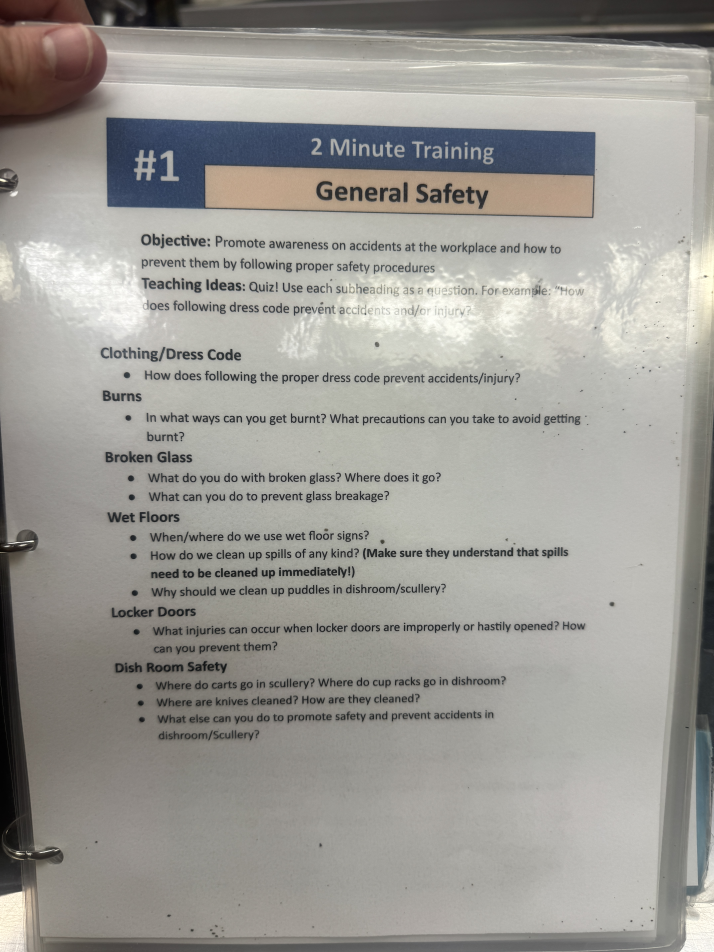
#> input picture Reference-Sheets/2-MinuteTrainings/IMG_8135.JPG, 4284 x 5712 px (shown at 1/6 size)
$ python -i qa_2min_trainings.py   (imports and definitions only)
#> lines starting #> are read from the running program, lines starting #| are printed output that depends on the picture; after the words box and inside, x2 and y2 are one past the last pixel; in counts of white or black regions, pixels touching at a corner belong together
#!/usr/bin/env python3
"""Run image-by-image QA against cleaned 2-minute training transcriptions."""

from __future__ import annotations

import json
import re
from dataclasses import dataclass
from datetime import datetime, timezone
from pathlib import Path

import cv2
import pytesseract

ROOT = Path("/Users/lajicpajam/Development/active/Apps/MTCafeteria")
TRAININGS_JSON = ROOT / "artifacts/2minute_trainings_clean.json"
IMAGES_ROOT = ROOT / "frontend_flutter/MTCDocuments/2MinuteTrainings"
OUT_JSON = ROOT / "artifacts/2minute_trainings_qa_report.json"
OUT_MD = ROOT / "artifacts/2minute_trainings_qa_report.md"


STOPWORDS = {
    "the",
    "and",
    "for",
    "with",
    "that",
    "this",
    "from",
    "your",
    "into",
    "they",
    "them",
    "when",
    "what",
    "where",
    "have",
    "will",
    "should",
    "then",
    "than",
    "only",
    "each",
    "also",
    "over",
    "must",
    "very",
}


@dataclass
class QaResult:
    track: str
    title: str
    source_image: str
    status: str
    coverage: float
    title_match: float
    lines_checked: int
    lines_matched: int
    weak_lines: list[str]


# [8 lines left out: function image_path, not called in this run]


def normalize_tokens(text: str, min_len: int = 4) -> list[str]:
    words = re.findall(r"[A-Za-z0-9']+", text.lower())
    return [w for w in words if len(w) >= min_len and w not in STOPWORDS]


def ocr_text(path: Path) -> str:
    img = cv2.imread(str(path))
#> img is the input picture: shape (5712, 4284, 3); mean B, G, R 149.6, 154.7, 156.4
    if img is None:
        return ""
    h, w = img.shape[:2]
    # Slight inner crop to remove binder/background noise.
    crop = img[int(h * 0.07) : int(h * 0.96), int(w * 0.08) : int(w * 0.96)]
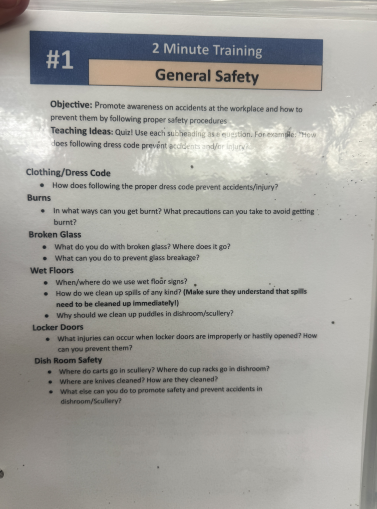
#> crop: shape (5084, 3770, 3) (shown at 1/10 size); mean B, G, R 157.8, 162.8, 163.8
    gray = cv2.cvtColor(crop, cv2.COLOR_BGR2GRAY)
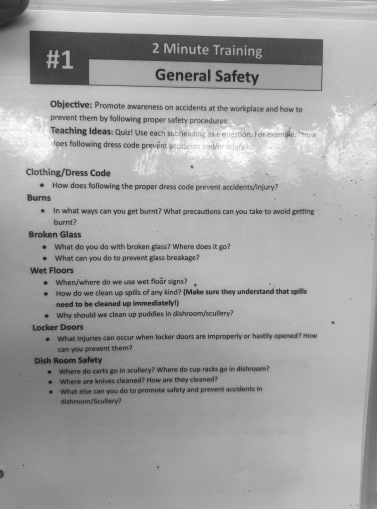
#> gray: shape (5084, 3770) (shown at 1/10 size); min 2, max 255, mean 162.6
    up = cv2.resize(gray, None, fx=2.0, fy=2.0, interpolation=cv2.INTER_CUBIC)

    blur = cv2.GaussianBlur(up, (3, 3), 0)
    th = cv2.adaptiveThreshold(
        blur,
        255,
        cv2.ADAPTIVE_THRESH_GAUSSIAN_C,
        cv2.THRESH_BINARY,
        41,
        11,
    )
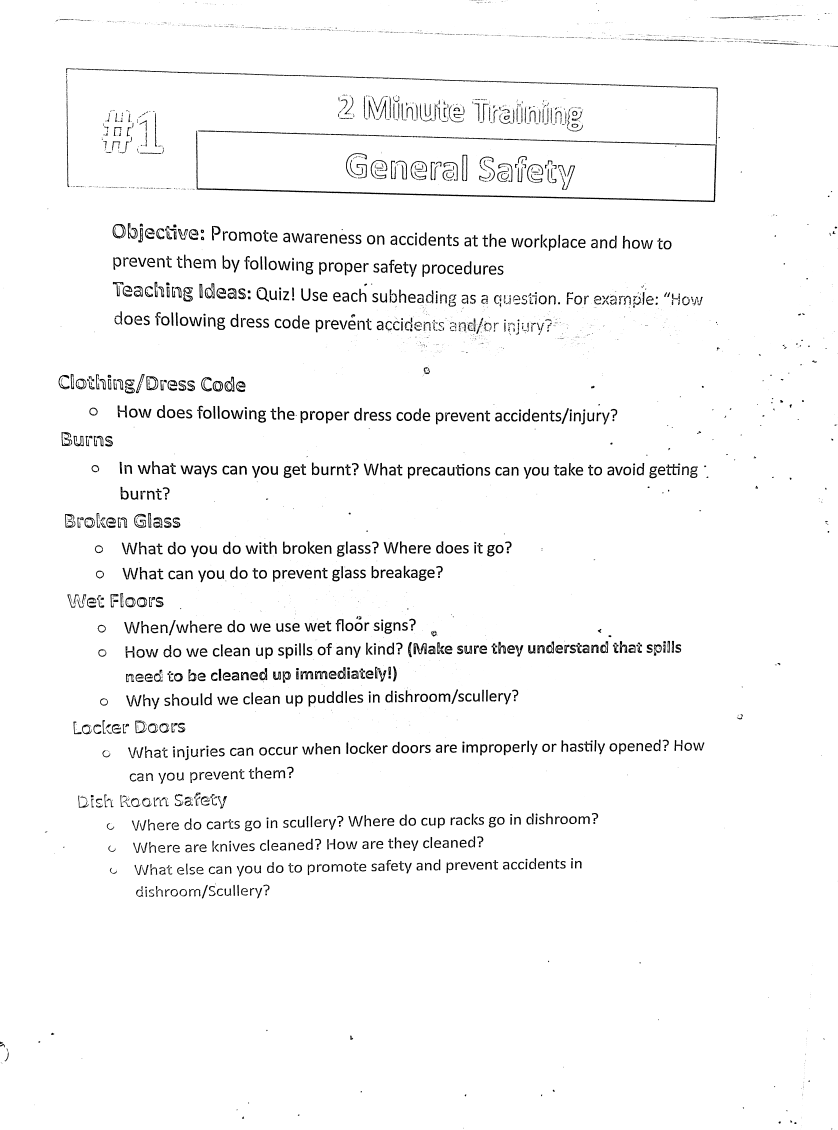
#> th: shape (10168, 7540) (shown at 1/9 size); 96.7% white; 3720 black regions (1672 under 20 px), largest, box (x1, y1, x2, y2) and area: (595, 614, 6460, 1819) 110122, (1781, 1174, 3897, 1240) 16451, (4533, 1249, 6436, 1309) 14759
    th2 = cv2.threshold(up, 0, 255, cv2.THRESH_BINARY + cv2.THRESH_OTSU)[1]
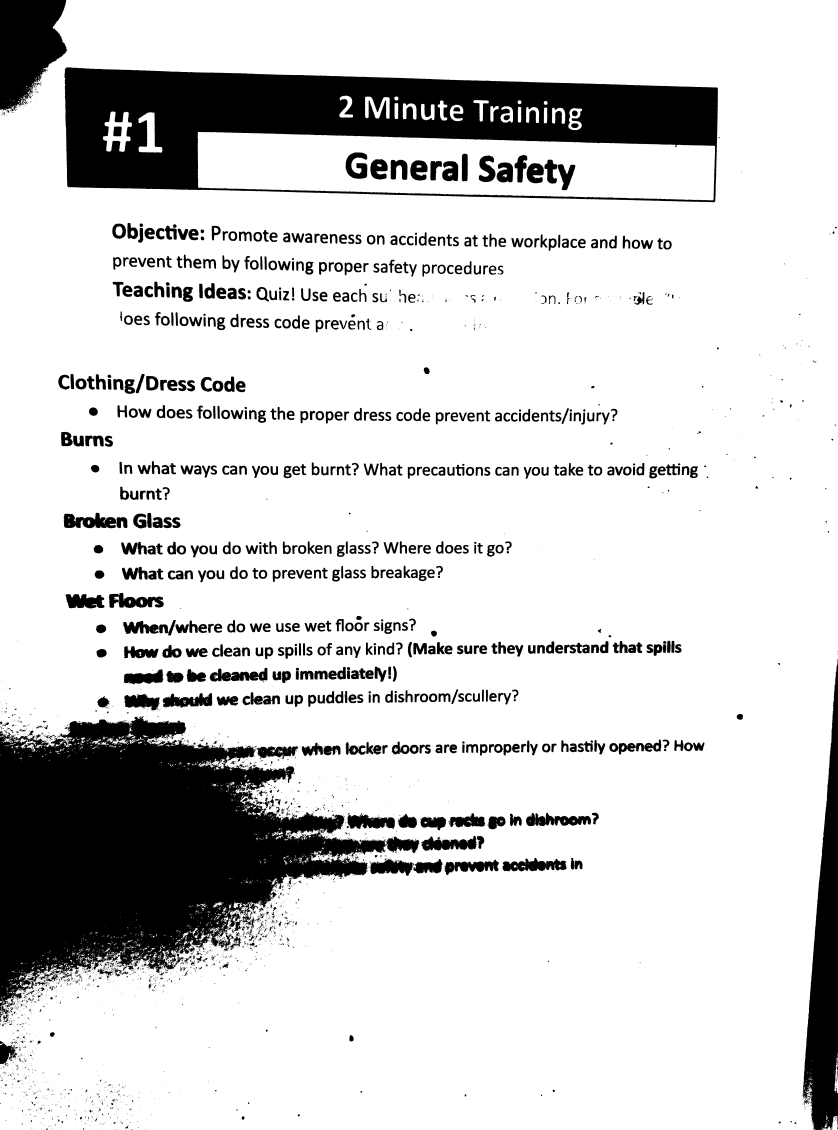
#> th2: shape (10168, 7540) (shown at 1/9 size); 82.9% white; 5066 black regions (2980 under 20 px), largest, box (x1, y1, x2, y2) and area: (0, 6446, 3776, 9128) 5078703, (579, 606, 6461, 1820) 3601149, (7223, 5932, 7540, 10168) 691489

#> (the run stopped early here; a loop or call above may not have finished)

$ run again, on Reference-Sheets/2-MinuteTrainings/IMG_8136.JPG
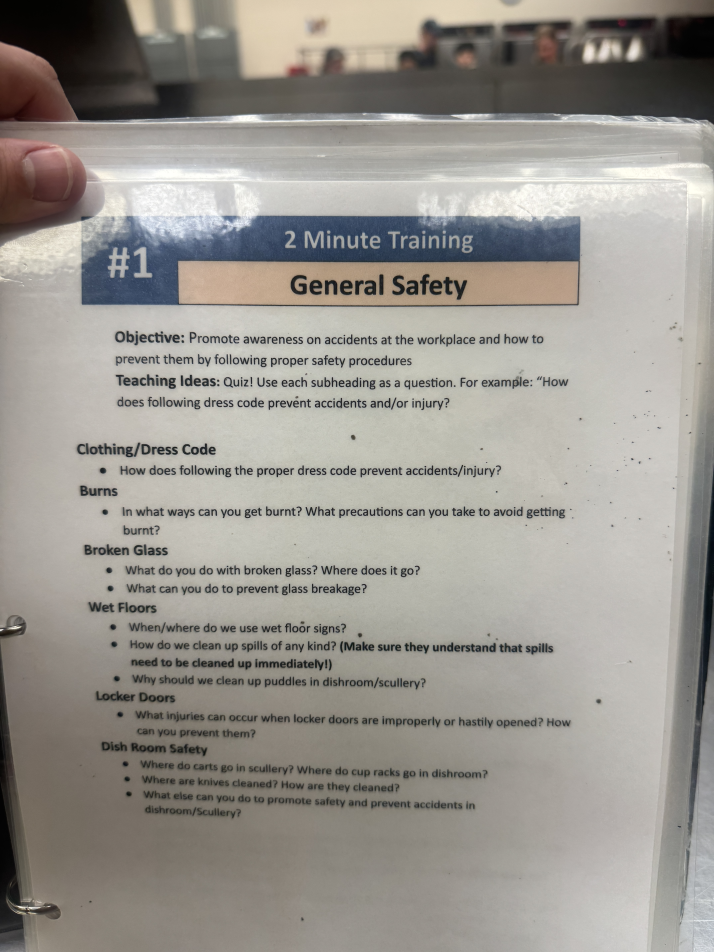
#> input picture Reference-Sheets/2-MinuteTrainings/IMG_8136.JPG, 4284 x 5712 px (shown at 1/6 size)
#> in ocr_text, img is the input picture: shape (5712, 4284, 3); mean B, G, R 143.6, 150, 153.6
#> in ocr_text, `th = cv2.adaptiveThreshold( blur, 255, cv2.ADAPTIVE_THRESH_GAUSSIAN_C,..`:
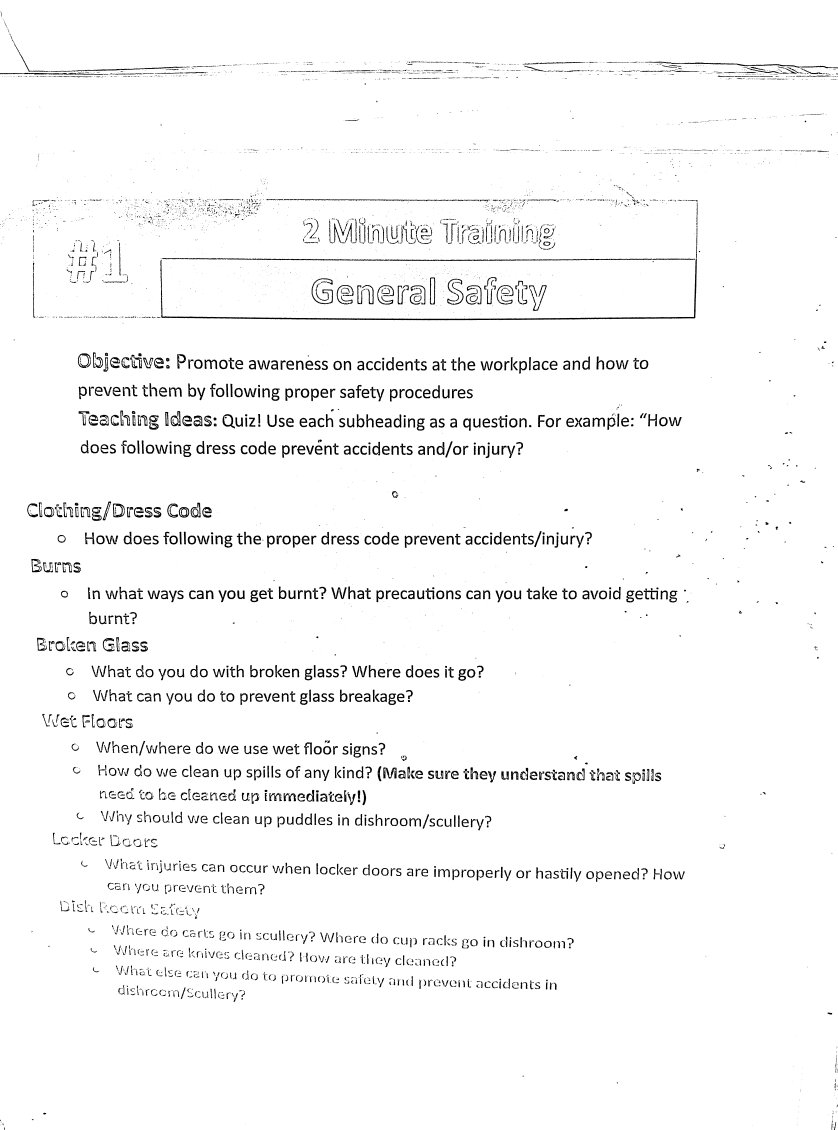
#> th: shape (10168, 7540) (shown at 1/9 size); 96.9% white; 6534 black regions (3406 under 20 px), largest, box (x1, y1, x2, y2) and area: (1443, 2029, 6277, 2883) 71224, (1451, 2322, 5495, 2350) 34295, (5835, 554, 7496, 615) 14167
#> in ocr_text, `th2 = cv2.threshold(up, 0, 255, cv2.THRESH_BINARY + cv2.THRESH_OTSU)[1]`:
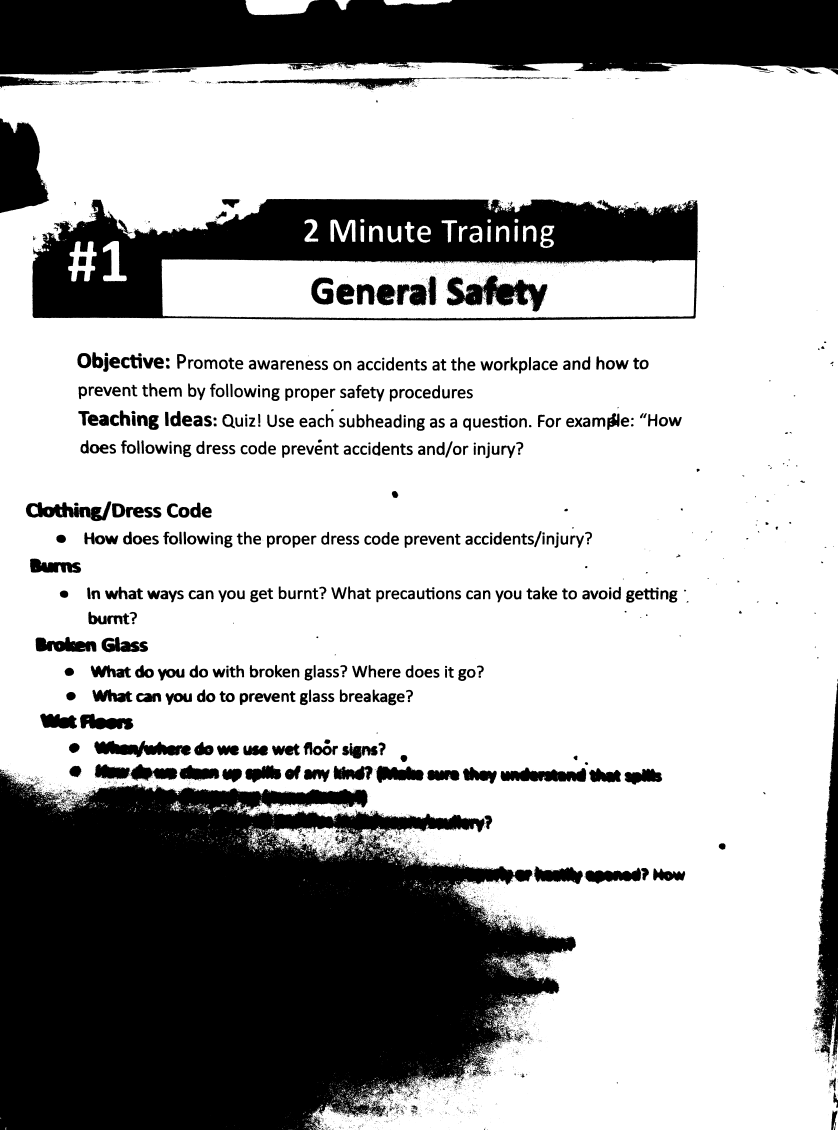
#> th2: shape (10168, 7540) (shown at 1/9 size); 69% white; 6792 black regions (4564 under 20 px), largest, box (x1, y1, x2, y2) and area: (0, 6945, 5183, 10168) 12266125, (0, 0, 7540, 671) 4463311, (289, 1790, 6280, 2886) 3171275

$ run again, on Reference-Sheets/2-MinuteTrainings/IMG_8137.JPG
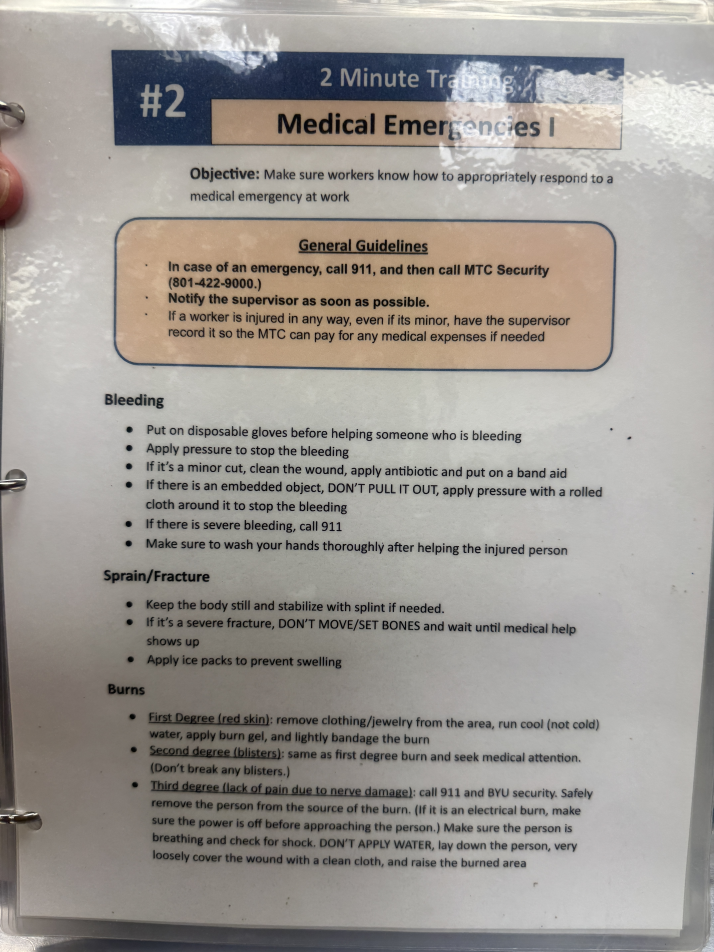
#> input picture Reference-Sheets/2-MinuteTrainings/IMG_8137.JPG, 4284 x 5712 px (shown at 1/6 size)
#> in ocr_text, img is the input picture: shape (5712, 4284, 3); mean B, G, R 147.5, 152.9, 157.6
#> in ocr_text, `th = cv2.adaptiveThreshold( blur, 255, cv2.ADAPTIVE_THRESH_GAUSSIAN_C,..`:
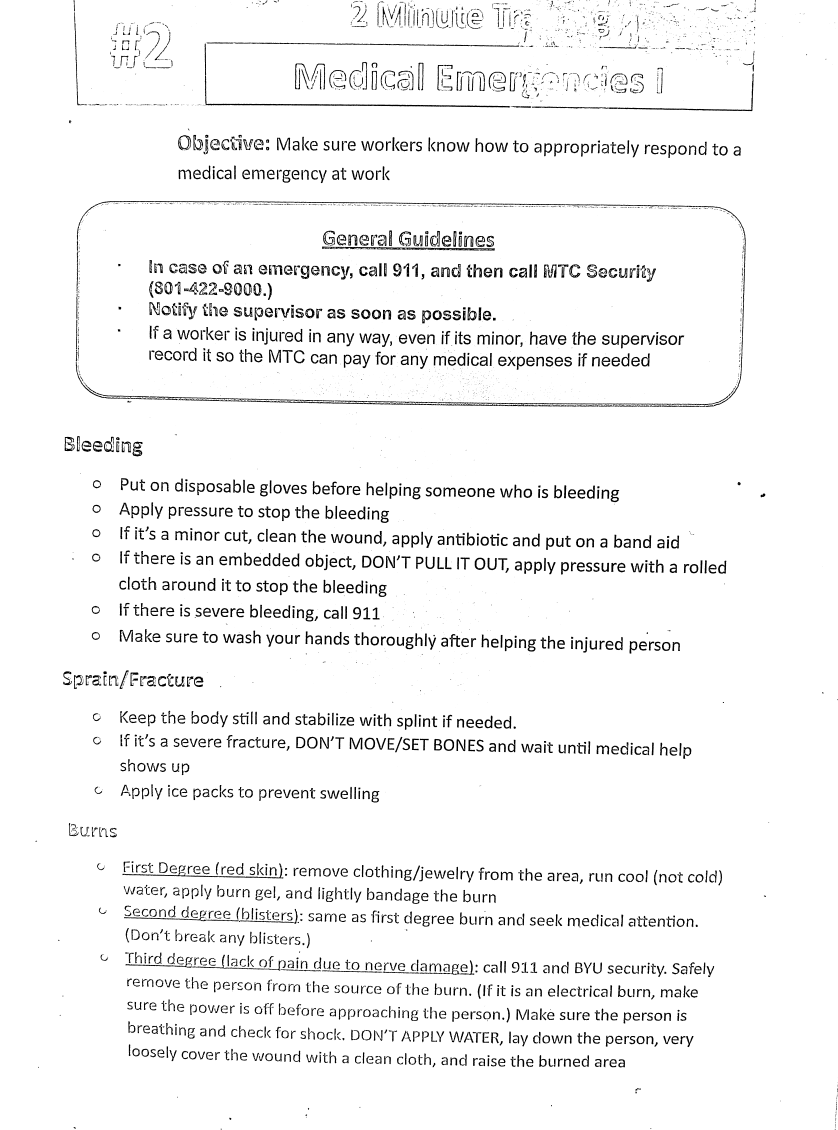
#> th: shape (10168, 7540) (shown at 1/9 size); 95.4% white; 5193 black regions (2352 under 20 px), largest, box (x1, y1, x2, y2) and area: (682, 3255, 5508, 3660) 66518, (691, 1809, 6317, 2259) 43355, (1842, 392, 4588, 969) 36369
#> in ocr_text, `th2 = cv2.threshold(up, 0, 255, cv2.THRESH_BINARY + cv2.THRESH_OTSU)[1]`:
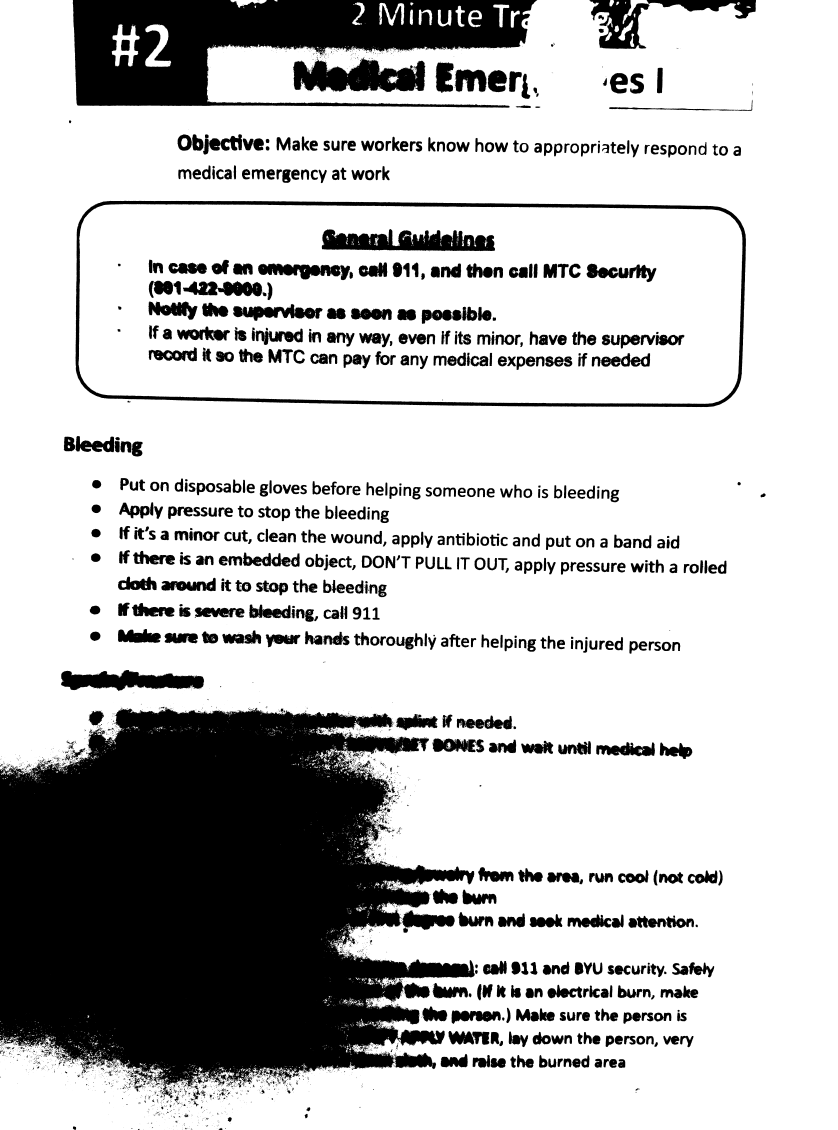
#> th2: shape (10168, 7540) (shown at 1/9 size); 75.7% white; 5652 black regions (3633 under 20 px), largest, box (x1, y1, x2, y2) and area: (0, 6362, 4272, 9885) 10620221, (655, 0, 4835, 969) 2266839, (680, 1807, 6714, 3664) 457922
